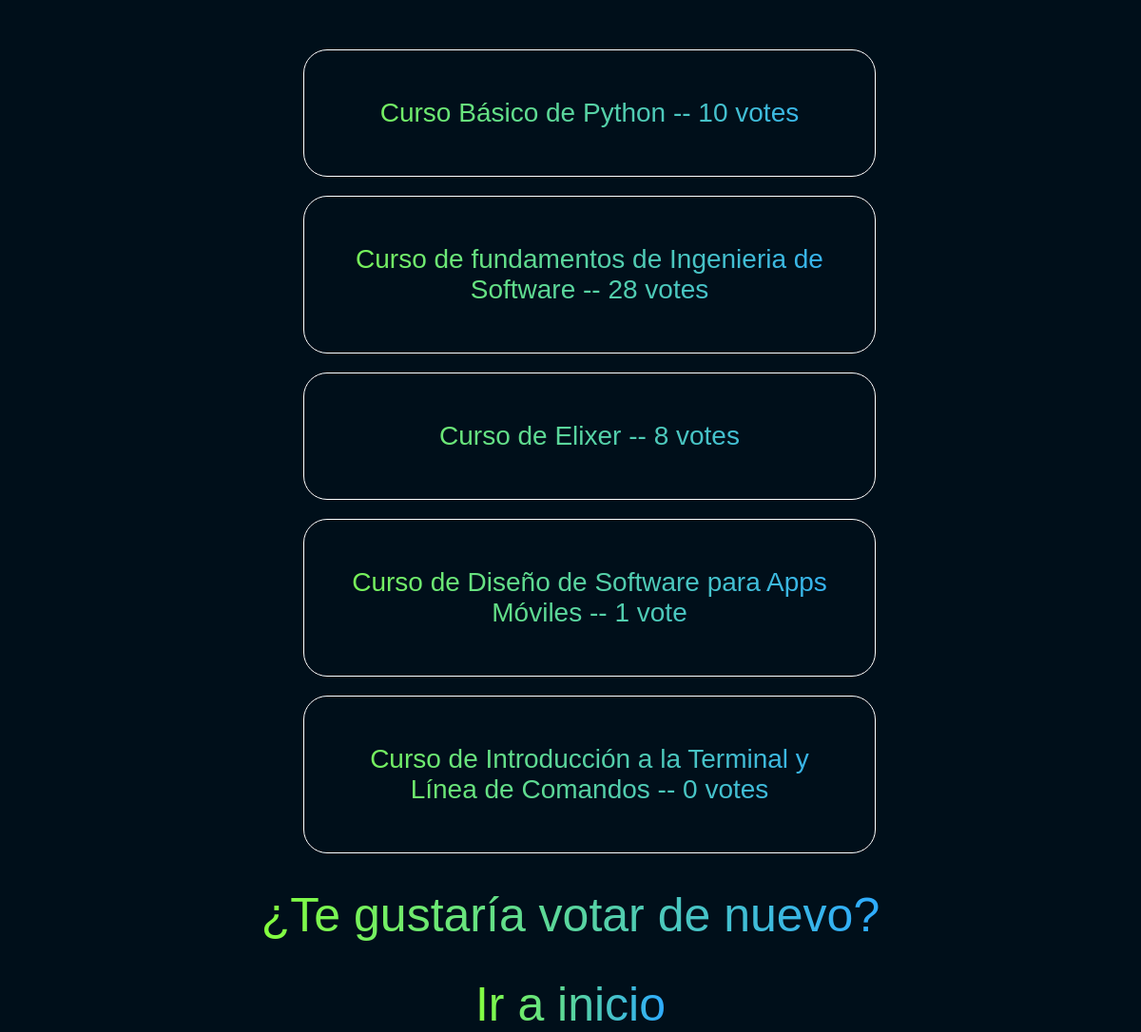
The app's page /polls/2/results/ with its own data.
### polls/models.py (models this page shows, shortened)
class Choice(models.Model):
    question = models.ForeignKey(Question, on_delete=models.CASCADE)
    choice_text = models.CharField(max_length=200)
    votes = models.IntegerField(default=0)

### polls/views.py (the view)
# urls.py: path("<int:pk>/results/", views.ResultView.as_view(), name="results"),
class ResultView(generic.DetailView):
    model = Question
    template_name = "polls/results.html"

### polls/templates/polls/results.html (shortened to what this page needs)
{% load static %}
<!DOCTYPE html>
<html lang="en">
<head>
    <link rel="stylesheet" href="{% static 'polls/style.css' %}">
    <link rel="stylesheet" href="{% static 'polls/results.css' %}">
</head>
<body>
<ul>
    {% for choice in question.choice_set.all %}
    <li>{{choice.choice_text}} -- {{ choice.votes }} vote{{choice.votes|pluralize}}</li>
    {% endfor %}
</ul>
<a href="{% url 'polls:detail' question.id %}">¿Te gustaría votar de nuevo?</a>
<br>
<br>
<a href=" {% url 'polls:index' %} "> Ir a inicio </a>
</body>
</html>

### polls/static/polls/style.css (style rules this page uses)
body { display: flex; align-items: center; justify-content: center; flex-direction: column; height: 100vh; background: hsl(204 100% 5%); font-family: Arial, Helvetica, sans-serif; }
ul { display: flex; align-items: center; justify-content: center; flex-direction: column; }
header, ul, footer { background: linear-gradient( to right, hsl(98 100% 62%), hsl(204 100% 59%) ); -webkit-background-clip: text; -webkit-text-fill-color: transparent; text-align: center; }
li { display: flex; align-items: center; justify-content: center; width: 500px; border: 1px solid white; padding: 50px; margin-bottom: 20px; font-size: 28px; border-radius: 25px; }
a { color: white; text-decoration: none; }

### polls/static/polls/results.css (style rules this page uses)
body { display: flex; align-items: center; justify-content: center; }
h1, a { background: linear-gradient( to right, hsl(98 100% 62%), hsl(204 100% 59%) ); -webkit-background-clip: text; -webkit-text-fill-color: transparent; text-align: center; }
a { font-size: 50px; }

### records on screen
Choice: choice_text "Curso Básico de Python", votes "10"
Choice: choice_text "Curso de fundamentos de Ingenieria de Software", votes "28"
Choice: choice_text "Curso de Elixer", votes "8"
Choice: choice_text "Curso de Diseño de Software para Apps Móviles", votes "1"
Choice: choice_text "Curso de Introducción a la Terminal y Línea de Comandos", votes "0"
